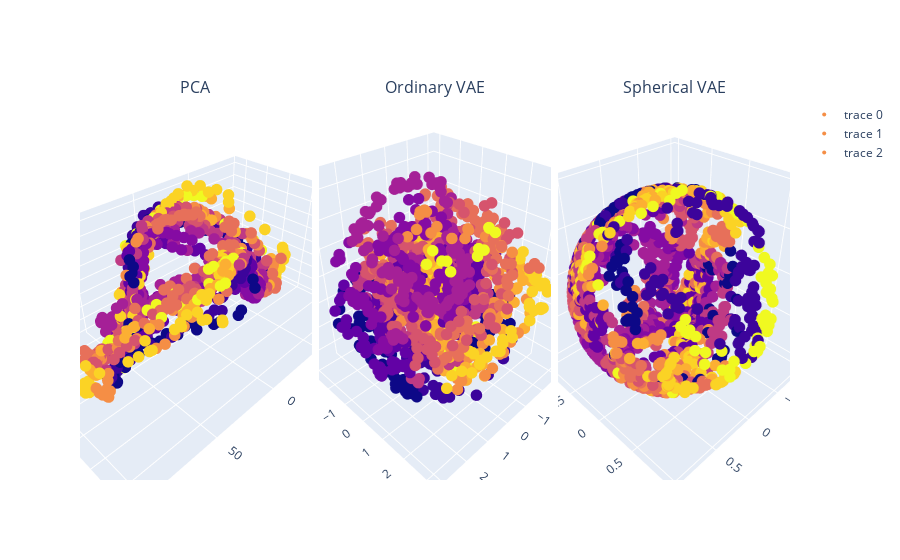

Here is the notebook cell this chart was saved with:
### Code cell
fig

### Figure 1 — Plotly figure (JSON) as saved in the notebook; plotly's stock layout.template omitted (floating-point values rounded to 4 significant figures; data arrays with more than 128 entries replaced by an {"elided": "..."} marker saying what was removed)
{"data": [{"marker": {"color": {"elided": "1311 int values"}, "size": 4}, "mode": "markers", "scene": "scene", "type": "scatter3d", "x": {"elided": "1311 float values"}, "y": {"elided": "1311 float values"}, "z": {"elided": "1311 float values"}}, {"marker": {"color": {"elided": "1311 int values"}, "size": 4}, "mode": "markers", "scene": "scene2", "type": "scatter3d", "x": {"elided": "1311 float values"}, "y": {"elided": "1311 float values"}, "z": {"elided": "1311 float values"}}, {"marker": {"color": {"elided": "1311 int values"}, "size": 4}, "mode": "markers", "scene": "scene3", "type": "scatter3d", "x": {"elided": "1311 float values"}, "y": {"elided": "1311 float values"}, "z": {"elided": "1311 float values"}}], "layout": {"annotations": [{"font": {"size": 16}, "showarrow": false, "text": "PCA", "x": 0.1633, "xanchor": "center", "xref": "paper", "y": 1, "yanchor": "bottom", "yref": "paper"}, {"font": {"size": 16}, "showarrow": false, "text": "Ordinary VAE", "x": 0.5, "xanchor": "center", "xref": "paper", "y": 1, "yanchor": "bottom", "yref": "paper"}, {"font": {"size": 16}, "showarrow": false, "text": "Spherical VAE", "x": 0.8367, "xanchor": "center", "xref": "paper", "y": 1, "yanchor": "bottom", "yref": "paper"}], "scene": {"domain": {"x": [0, 0.3267], "y": [0, 1]}}, "scene2": {"domain": {"x": [0.3367, 0.6633], "y": [0, 1]}}, "scene3": {"domain": {"x": [0.6733, 1], "y": [0, 1]}}}}
